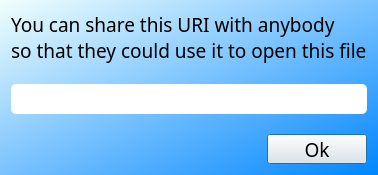
<?xml version="1.0" encoding="UTF-8"?>
<ui version="4.0">
 <class>URIWindow</class>
 <widget class="QDialog" name="URIWindow">
  <property name="geometry">
   <rect>
    <x>0</x>
    <y>0</y>
    <width>362</width>
    <height>160</height>
   </rect>
  </property>
  <property name="windowTitle">
   <string>Dialog</string>
  </property>
  <property name="styleSheet">
   <string notr="true">QDialog#URIWindow{
	background-color: qlineargradient(spread:reflect, x1:1, y1:1, x2:0, y2:0, stop:0 rgba(0, 133, 255, 255), stop:1 rgba(241, 255, 253, 255));
}</string>
  </property>
  <layout class="QVBoxLayout" name="verticalLayout">
   <property name="spacing">
    <number>20</number>
   </property>
   <property name="sizeConstraint">
    <enum>QLayout::SetFixedSize</enum>
   </property>
   <item>
    <widget class="QLabel" name="DescriptionLabel">
     <property name="font">
      <font>
       <family>Manjari</family>
       <pointsize>14</pointsize>
      </font>
     </property>
     <property name="text">
      <string>You can share this URI with anybody
so that they could use it to open this file</string>
     </property>
    </widget>
   </item>
   <item>
    <widget class="QLineEdit" name="URIEdit">
     <property name="minimumSize">
      <size>
       <width>0</width>
       <height>30</height>
      </size>
     </property>
     <property name="font">
      <font>
       <family>Manjari</family>
       <pointsize>14</pointsize>
      </font>
     </property>
     <property name="styleSheet">
      <string notr="true">border-radius: 5px</string>
     </property>
     <property name="readOnly">
      <bool>true</bool>
     </property>
    </widget>
   </item>
   <item alignment="Qt::AlignRight">
    <widget class="QPushButton" name="OkButton">
     <property name="sizePolicy">
      <sizepolicy hsizetype="Fixed" vsizetype="Fixed">
       <horstretch>0</horstretch>
       <verstretch>0</verstretch>
      </sizepolicy>
     </property>
     <property name="minimumSize">
      <size>
       <width>100</width>
       <height>30</height>
      </size>
     </property>
     <property name="maximumSize">
      <size>
       <width>16777215</width>
       <height>30</height>
      </size>
     </property>
     <property name="font">
      <font>
       <family>Manjari</family>
       <pointsize>14</pointsize>
      </font>
     </property>
     <property name="text">
      <string>Ok</string>
     </property>
     <property name="icon">
      <iconset resource="IconsClient.qrc">
       <normaloff>:/IconsClient/myicons-ok.png</normaloff>:/IconsClient/myicons-ok.png</iconset>
     </property>
     <property name="iconSize">
      <size>
       <width>20</width>
       <height>20</height>
      </size>
     </property>
    </widget>
   </item>
  </layout>
 </widget>
 <resources>
  <include location="IconsClient.qrc"/>
 </resources>
 <connections/>
</ui>
